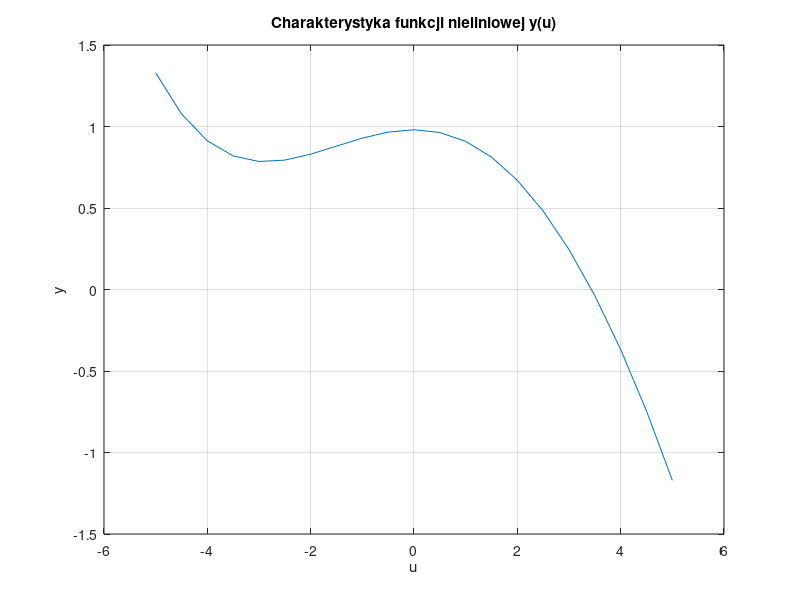

Recreate this plot in MATLAB.
% Rysowanie wykresu funkcji nieliniowej jednej zmiennej
step = 0.5
hold on;
u = -5:step:5;
y = cos(0.25*u).^2 - 0.01*(u.^3) - 0.02;

xlabel('u');
ylabel('y');
title('Charakterystyka funkcji nieliniowej y(u)');
grid on
box on
plot(u,y);